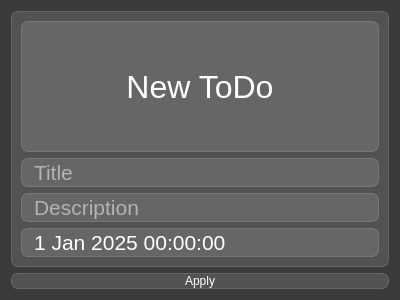
<?xml version="1.0" encoding="UTF-8"?>
<ui version="4.0">
 <class>Dialog</class>
 <widget class="QDialog" name="Dialog">
  <property name="geometry">
   <rect>
    <x>0</x>
    <y>0</y>
    <width>400</width>
    <height>300</height>
   </rect>
  </property>
  <property name="windowTitle">
   <string>Dialog</string>
  </property>
  <property name="styleSheet">
   <string notr="true">background-color: rgba(59, 59, 59);</string>
  </property>
  <layout class="QVBoxLayout" name="verticalLayout_2">
   <item>
    <widget class="QFrame" name="frame">
     <property name="styleSheet">
      <string notr="true">background-color: rgba(255, 255, 255, 30);
border: 1px solid rgba(255, 255, 255, 40);
border-radius: 7px;</string>
     </property>
     <property name="frameShape">
      <enum>QFrame::Shape::StyledPanel</enum>
     </property>
     <property name="frameShadow">
      <enum>QFrame::Shadow::Raised</enum>
     </property>
     <layout class="QVBoxLayout" name="verticalLayout">
      <item>
       <widget class="QLabel" name="label">
        <property name="styleSheet">
         <string notr="true">font-size: 24pt;
color: white;</string>
        </property>
        <property name="text">
         <string>New ToDo</string>
        </property>
        <property name="alignment">
         <set>Qt::AlignmentFlag::AlignCenter</set>
        </property>
       </widget>
      </item>
      <item>
       <layout class="QHBoxLayout" name="horizontalLayout_2">
        <item>
         <widget class="QLineEdit" name="lineEdit">
          <property name="styleSheet">
           <string notr="true">font-size: 16pt;
color: white;
padding-left: 10px;</string>
          </property>
          <property name="placeholderText">
           <string>Title</string>
          </property>
         </widget>
        </item>
       </layout>
      </item>
      <item>
       <layout class="QHBoxLayout" name="horizontalLayout">
        <item>
         <widget class="QLineEdit" name="lineEdit_2">
          <property name="styleSheet">
           <string notr="true">font-size: 16pt;
color: white;
padding-left: 10px;</string>
          </property>
          <property name="placeholderText">
           <string>Description</string>
          </property>
         </widget>
        </item>
       </layout>
      </item>
      <item>
       <layout class="QHBoxLayout" name="horizontalLayout_3">
        <item>
         <widget class="QDateTimeEdit" name="dateTimeEdit">
          <property name="styleSheet">
           <string notr="true">font-size: 16pt;
color: white;
padding-left: 10px;</string>
          </property>
          <property name="buttonSymbols">
           <enum>QAbstractSpinBox::ButtonSymbols::NoButtons</enum>
          </property>
          <property name="date">
           <date>
            <year>2025</year>
            <month>1</month>
            <day>1</day>
           </date>
          </property>
          <property name="calendarPopup">
           <bool>false</bool>
          </property>
         </widget>
        </item>
       </layout>
      </item>
     </layout>
    </widget>
   </item>
   <item>
    <widget class="QPushButton" name="pushButton">
     <property name="styleSheet">
      <string notr="true">QPushButton{color: white;
background-color: rgba(255, 255, 255, 30);
border: 1px solid rgba(255, 255, 255, 40);
border-radius: 7px;
}

QPushButton::hover{
background-color: rgba(255, 255, 255, 40);
}
</string>
     </property>
     <property name="text">
      <string>Apply</string>
     </property>
    </widget>
   </item>
  </layout>
 </widget>
 <resources/>
 <connections/>
</ui>
